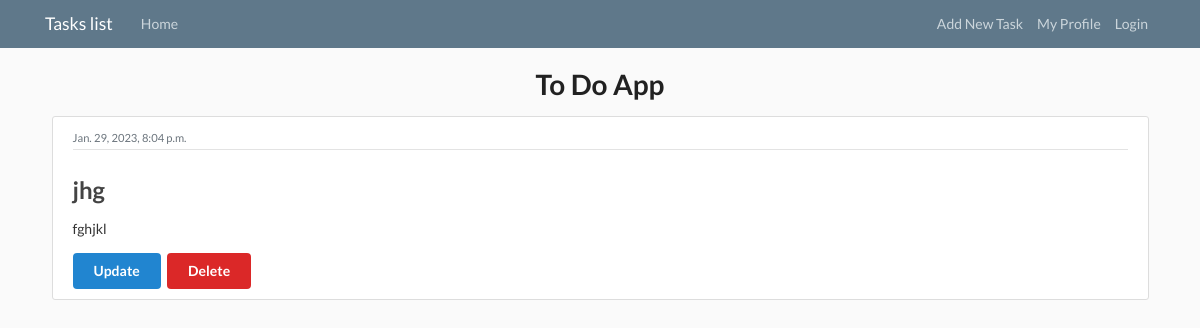
Page /detail/32/ on the committed database.
### ToDoApp/models.py (models this page shows, shortened)
class Todo(models.Model):
    title=models.CharField(max_length=350)
    content=models.TextField(default = '')
    complete=models.BooleanField(default=False)
    date_posted = models.DateTimeField(default=timezone.now )

### ToDoApp/views.py (the view, shortened to what this page needs)
# urls.py: path('detail/<int:pk>/',TodoDetailView.as_view() , name="todo-detail"),
class TodoDetailView(DetailView):
    model = Todo
    template_name = 'ToDoApp/todo_detail.html'

### ToDoApp/templates/ToDoApp/todo_detail.html
{% extends "ToDoApp/base.html" %}
{% block content %}
    <article class="media content-section">
        <div class="media-body">
          <div class="article-metadata">
            <small class="text-muted">{{ object.date_posted}}</small>
          </div>
          <h2 class="article-title" > {{ object.title }}</h2>
          <p class="article-content">{{ object.content }}</p>
          <a class="ui blue button btn btn-secondary" href="{% url 'todo-update' todo.id %}">Update</a>
        <a class="ui red button btn btn-danger" href="{% url 'todo-delete' todo.id %}">Delete</a>
        </div>
      </article>
{% endblock content %}

### ToDoApp/static/ToDoApp/main.css (style rules this page uses)
body { background: #fafafa; color: #333333; margin-top: 5rem; }
h1, h2, h3, h4, h5, h6 { color: #444444; }
.content-section { background: #ffffff; padding: 10px 20px; border: 1px solid #dddddd; border-radius: 3px; margin-bottom: 20px; }
.article-title { color: #444444; }
.article-content { white-space: pre-line; }
.article-metadata { padding-bottom: 1px; margin-bottom: 4px; border-bottom: 1px solid #e3e3e3 }

### rows in the picture
Todo: date_posted "Jan. 29, 2023, 8:04 p.m.", title "jhg", content "fghjkl"
